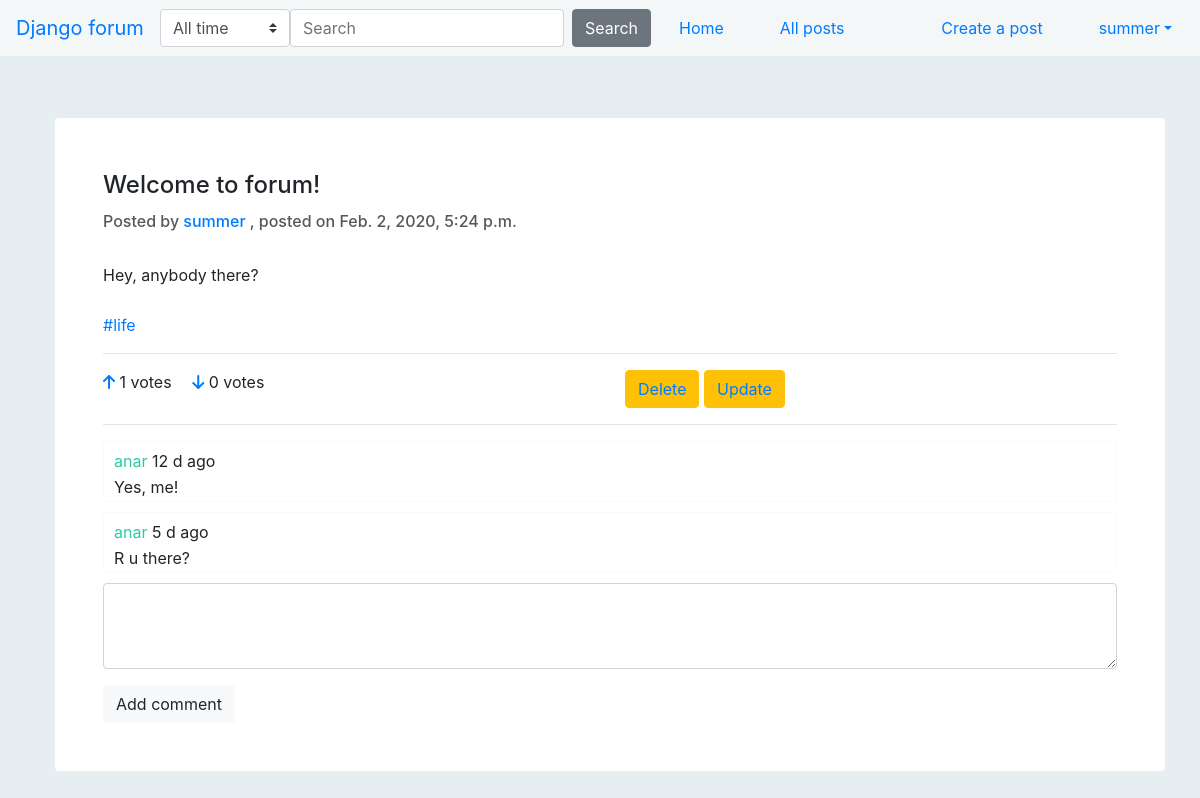
The app's page /forum/posts/1/ (signed in) with its own data.
### authentication/models.py (models this page shows)
class User(AbstractUser):
    def get_absolute_url(self):
        """Returns the url to access a particular user instance."""
        return reverse('user-detail', args=[str(self.id)])

### forum/models.py (models this page shows, shortened)
class Post(models.Model):
    title = models.CharField(max_length=100)
    body = models.TextField(max_length=1000)
    date_created = models.DateTimeField(auto_now_add=True)
    date_modified = models.DateTimeField(auto_now=True)
    author = models.ForeignKey(User, on_delete=models.CASCADE, null=True)
    topic = models.ManyToManyField(Topic, help_text="Select a topic for this post.")
    is_approved = models.BooleanField(default=False)
    votes_up = models.IntegerField(default=0, blank=True)
    votes_down = models.IntegerField(default=0, blank=True)
    def display_topic(self):
        return '  '.join('#' + topic.name for topic in self.topic.all())
    def topics_to_list(self):
        return [topic for topic in self.topic.all()]
    display_topic.short_description = 'Topic'

class Topic(models.Model):
    name = models.CharField(max_length=50, help_text="Name of the topic.")
    def __str__(self):
        return self.name
    class Meta:
        ordering = ['name']

class Comment(models.Model):
    text = models.TextField(max_length=500, help_text="Write your create_comment here.")
    author = models.ForeignKey(User, on_delete=models.CASCADE)
    date_created = models.DateTimeField(auto_now_add=True)
    post = models.ForeignKey(Post, on_delete=models.CASCADE)
    def get_time(self):
        def time_calculator(time):
            if time < 60:
                return time, 'm'
            if time // 60 < 24:
                return time // 60, 'h'
            else:
                return time // 60 // 24, 'd'
        time_passed = datetime.datetime.astimezone(datetime.datetime.now()) - self.date_created
        time, unit_of_time = time_calculator(round(time_passed.total_seconds()/60))
        return "{} {} ago".format(time, unit_of_time)
    class Meta:
        order_with_respect_to = 'post'

### forum/views.py (the view)
# urls.py: path('posts/<int:pk>/', views.PostDetailView.as_view(), name='post-detail'),
class PostDetailView(generic.DetailView):
    model = Post

### templates/forum/post_detail.html (shortened to what this page needs)
{% extends "base.html" %}
{% block head_content %}
    {% load static %}
    <link rel="stylesheet" href="{% static 'post_detail.css' %}">
{% endblock %}
{% block content %}
    <div class="container">
      <div class="card border-0 shadow my-5">
        <div class="card-body p-5">
            <h4 class="card-title">{{ post.title }}</h4>
            <h6 style="color: #52595B">Posted by <a href="{% url 'user-detail' post.author.id %}">{{ post.author }} </a>, posted on {{ post.date_created }}</h6>
            <br>
            <p class="card-text">{{ post.body }}</p>
            <br>
            <p> {% for topic in post.topics_to_list %}<a href="{% url 'posts-topic' topic.name  %}">#{{ topic }}  </a>{% endfor %}</p>
            <hr>
            <div class="row">
                <div class="col align-self-start">
                    {% if user.is_authenticated %}<a href="#" onclick="document.getElementById('voteup').submit()">{% else %}<a href="{% url 'login'%}?next={{request.path}}" class="login-btn">{% endif %}<i class="fas fa-arrow-up"></i></a></a> {{ post.votes_up }} votes&emsp;
                    {% if user.is_authenticated %}<a href="#" onclick="document.getElementById('votedown').submit()">{% else %}<a href="{% url 'login' %}?next={{request.path}}" class="login-btn">{% endif %}<i class="fas fa-arrow-down"></i></a></a> {{ post.votes_down }} votes
            </div>
            {% if user == post.author %}
                <div id="user-butn" class="col align-self-end">
                    <button class="btn btn-warning"><a href="{% url 'post-delete' post.id %}">Delete</a></button>
                    <button class="btn btn-warning"><a href="{% url 'post-update' post.id %}">Update</a></button>
                </div>
            {% endif %}
            </div>
            <hr>
            {% if post.comment_set.count > 0 %}
                {% for create_comment in post.comment_set.all %}
                    <div class="card border-light">
                        <div class="card-body">
                            <p> <a style="color: #2BCCA3" href="">{{ create_comment.author}}</a> {{ create_comment.get_time }}</p>
                            <p> {{ create_comment.text }}</p>
                        </div>
                    </div>
                {% endfor %}
            {% else %}
                <p>No comments yet.</p>
                <br>
            {% endif %}
            {% if  user.is_authenticated %}
                <form method="post" action="{% url 'comment' post.id %}">
                    <div class="form-group">
                    <textarea class="form-control" name="comment_text" id="comment_text" rows="3"></textarea>
                  </div>
                    <input type="submit" class="btn btn btn-light" value="Add comment">
                </form>
            {% else %}
              <p> <a class="login-btn btn btn-dark" href="{% url 'login' %}?next={{request.path}}" role="button">Log in</a> to add new comment.</p>
            {% endif %}
        </div>
      </div>
    </div>
{% endblock %}

### templates/menu.html (shortened to what this page needs)
<nav id="main-menu" class="navbar navbar-expand-md fixed-top">
    <a class="navbar-brand" href="{% url 'index' %}">Django forum</a>
    <div class="collapse navbar-collapse" id="MainMenu">
          <form class="form-inline my-2 my-lg-0"  action="{% url 'search_results' %}" method="get" >
              <select name="t" class="custom-select">
                  <option value="1">All time</option>
              </select>
              <input class="form-control mr-sm-2" name="q" type="text" placeholder="Search" aria-label="Search">
              <button class="btn btn-secondary my-2 my-sm-0" type="submit">Search</button>
          </form>
          <ul class="navbar-nav justify-content-center">
              <li class="nav-item active">
                  <a class="nav-link" href="{% url 'index' %}">Home</a>
              </li>
              <li class="nav-item">
                  <a class="nav-link" href="{% url 'posts' %}">All posts</a>
              </li>
          </ul>
          <ul class="navbar-nav" id="right-side">
              {% if not user.is_authenticated %}
                  <li class="nav-item">
                      <a class="btn btn-primary" href="{% url 'login' %}?next={{request.path}}" role="button">Log in</a>
                  </li>
                  <li class="nav-item">
                      <a class="btn btn-primary" href="{% url 'signup' %}" role="button">Sign up</a>
                  </li>
              {% else %}
                  <li class="nav-item">
                      <a class="nav-link" href="{% url 'post-create' %}">Create a post</a>
                  </li>
                  <li id="side-drop" class="nav-item dropdown show">
                      <a href="" class="nav-link dropdown-toggle" id="dropdown01" data-toggle="dropdown" aria-haspopup="true" aria-expanded="false">{{ user.username }}</a>
                  </li>
              {% endif %}
          </ul>
    </div>
</nav>

### forum/static/base.css (style rules this page uses)
body { background: #E6EEF1; padding-left: 20px; padding-top: 70px; }
#main-menu { background-color: rgba(255,255,255,0.5); }
.navbar-nav li { margin-left: 20px; margin-right: 20px; }
#right-side { position: absolute; right: 0; }
select.custom-select { width: 130px; }

### forum/static/post_detail.css (style rules this page uses)
.card-body { padding-top: 2px; padding-bottom: 0; padding-left: 10px; padding-right:0; margin-top: 5px; }
.card { margin-bottom: 10px; }
p { margin-bottom: 2px; }
#user-butn { content: 200px; }

### records on screen
User: username "summer"
Post: title "Welcome to forum!", author "summer", date_created "Feb. 2, 2020, 5:24 p.m.", body "Hey, anybody there?", votes_up "1", votes_down "0"
Topic: name "life"
Comment: author "anar", get_time "12 d ago", text "Yes, me!"
Comment: author "anar", get_time "5 d ago", text "R u there?"
